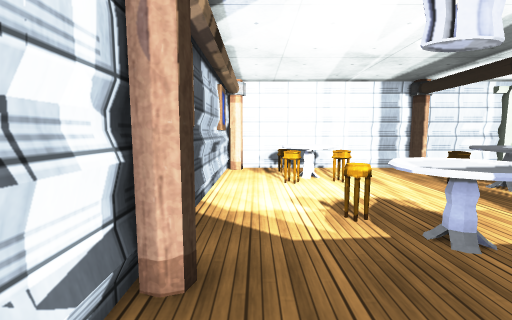
view 1 (above)

17 first-person views from a walk through a scene from a Unity 3-D project. The camera is 1.25 m above the floor, tilts 6° down and sees 90° across. The floor is counted in squares, 0.63 m on a side. Each view is taken from the middle of a square. On the plan, view 1 faces up. The plan holds only what a view shows up to about 15 squares ahead; the rest is blank. The place goes on beyond the plan. The player is left out. Some animated figures are left out. Some surface patterns are stand-ins.

view 2
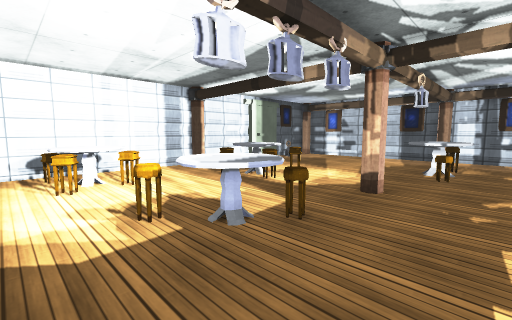

view 3
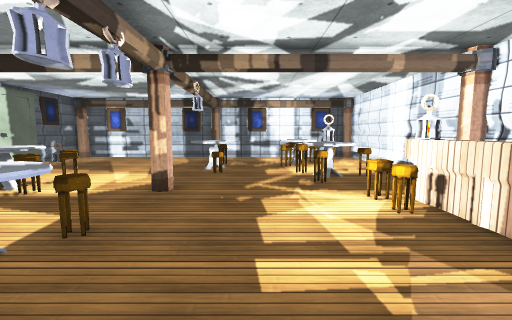

view 4
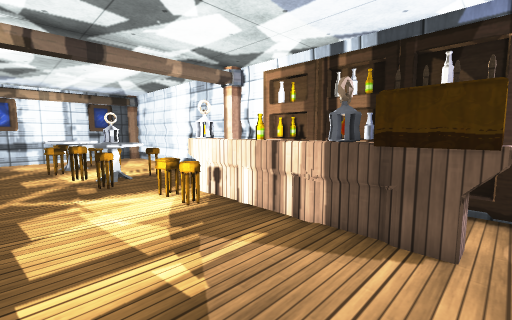

view 5
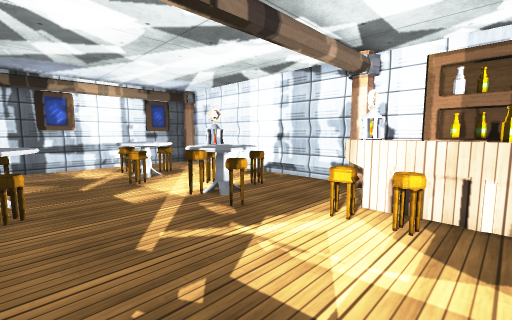

view 6
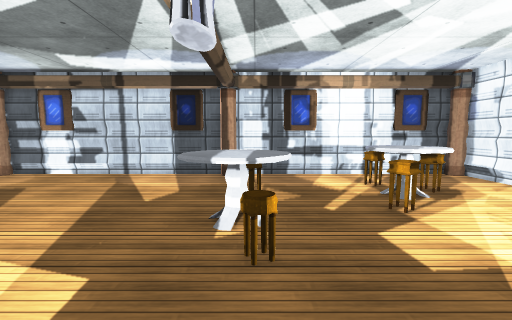

view 7
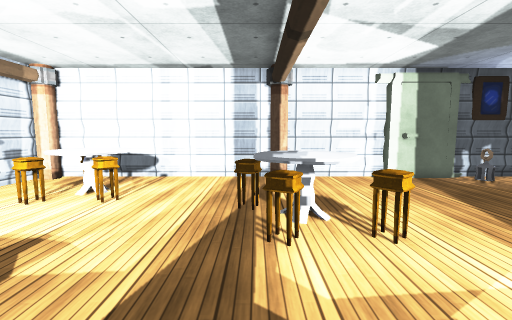

view 8
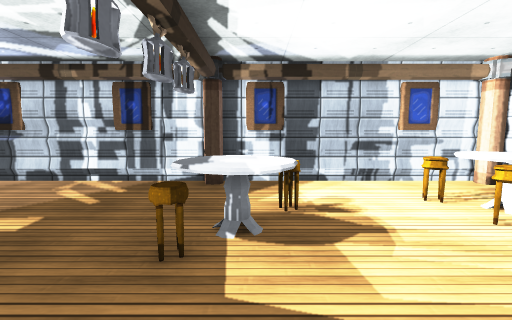

view 9
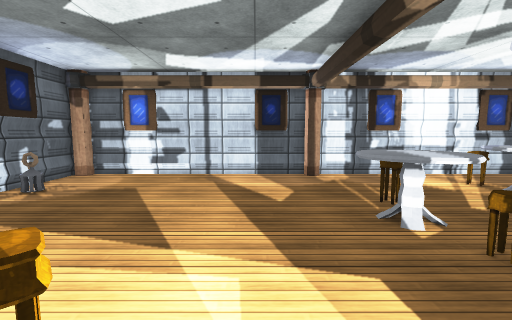

view 10
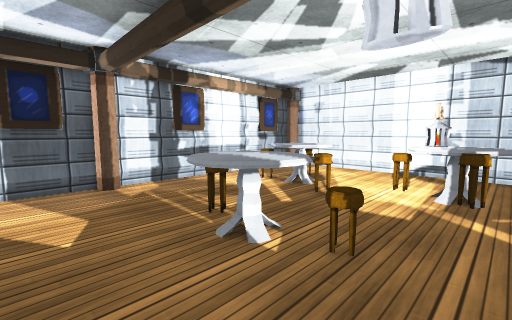

view 11
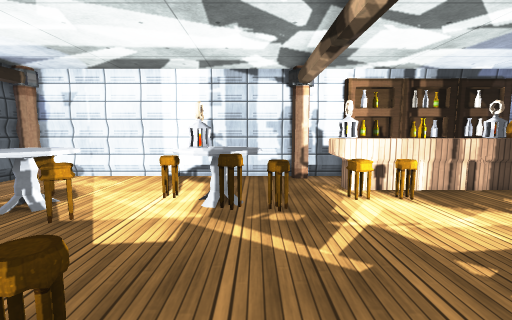

view 12
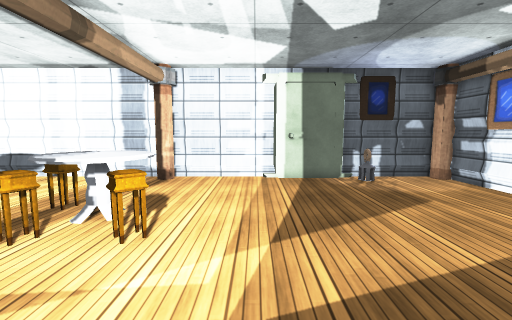

view 13
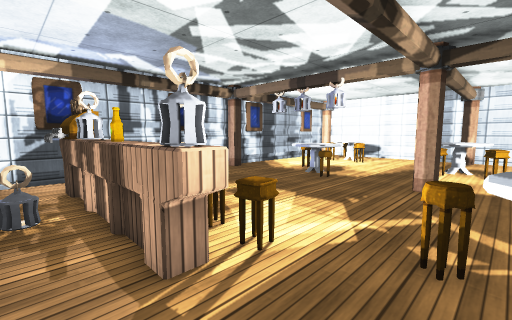

view 14
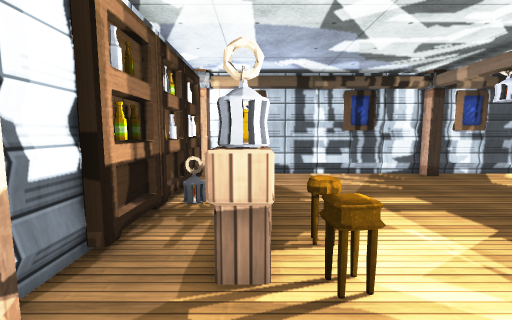

view 15
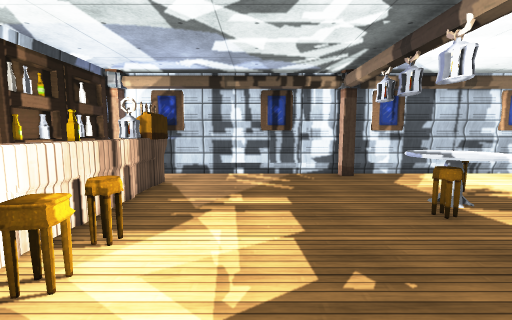

view 16
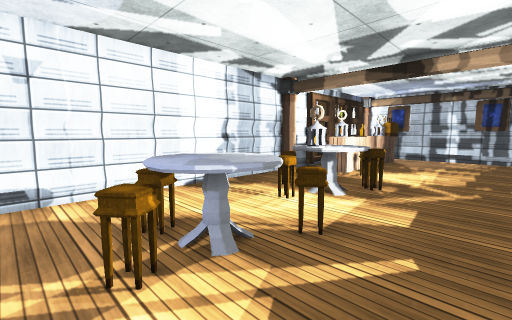

view 17
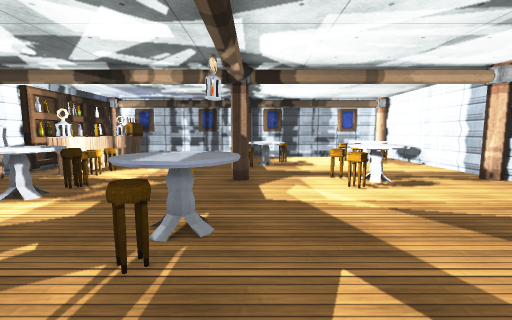

### Floor plan
Points are (right, up) in squares from view 1. A wall is a line through its corners. A room is listed if a view was taken in it or the views show most of it. See-through windows are left out.
Room 1 (views 1, 2, 3, 4, 5, 6, 7, 8, 9, 10, 11, 12, 13, 14, 15, 16, 17)
walls: (9.2, 3.7) (9.3, 3.3) (9.2, 2.9); (-0.7, 3.6) (-0.9, 2.9); (9.2, -7.8) (21, -7.8); (20.9, 3) (20.8, 3.3); (-0.9, 3.6) (-0.8, 3.3); (21.2, 4.5) (21.2, 6); (21.4, 3.6) (21.4, 14); (-1.5, 3.5) (-1.5, -7.3); (8.9, 14.7) (-0.9, 14.7) (-0.7, 14.2) (-0.9, 13.8) (-1.5, 14); (21.2, -0.9) (21.2, 0.6); (4.9, -7.8) (8.9, -7.8); (15.2, 14.1) (14.6, 14.1); (13.9, 14.7) (9.2, 14.7) (9.5, 14) (9, 13.9) (8.6, 14); (2.5, -7.4) (7, -7.4); (16.9, 14.3) (13.9, 14.3); (21.2, 10.8) (21.2, 12.3); (0.2, -7.3) (0.2, -7.6); (21.2, -6.1) (21.2, -4.6); (19.1, 14.3) (17.6, 14.3); (-0.2, -7.4) (0.6, -7.4); (0.2, -7.8) (1.7, -7.8); (20.9, 13.9) (20.8, 14.2) (20.9, 14.6); (21.4, -7.4) (21.4, 2.9) (20.8, 3.1) (21, 3.7); (21.2, 14.7) (16.9, 14.7); (-1.5, 14.7) (-1.5, 3.6)
low walls: (5, -7.6) (6.5, -7.6); (0.2, -7.6) (1.1, -7.6)
objects: other object (0, -6) to (2, -5); other object (1, -7); other object (1, 10) to (2, 11); other object (1, 12) to (4, 12); other object (1, 13) to (2, 13); other object (2, -7); other object (2, 6) to (3, 6); other object (3, -6) to (8, -5); other object (3, 3) to (5, 6); other object (3, 10) to (4, 11); other object (4, -8); other object (4, -7); other object (5, 3) to (5, 4); other object (6, -4) to (7, -4); other object (7, 10) to (8, 10); other object (8, -4) to (8, -3); other object (8, 7) to (9, 8); other object (8, 9) to (10, 10); other object (10, -3) to (11, -2); other object (10, 7) to (11, 8); other object (11, -4); other object (11, -2) to (12, -2); other object (12, -5); other object (12, -4) to (13, -3); other object (13, -4) to (14, -4); other object (13, -2); other object (13, 2); other object (14, 1) to (16, 4); other object (15, -2) to (16, -2); other object (16, -4) to (18, -2); other object (16, 2) to (17, 2); other object (18, -4); other object (19, -3) to (19, -2)

Where each view was taken, in squares from view 1:
view 1: 0 up, 0 right, facing up
view 2: 0 up, 0 right, facing up-right
view 3: 0 up, 0 right, facing right
view 4: 0 up, 0 right, facing down-right
view 5: 2 up, 5 right, facing down-right
view 6: 2 up, 9 right, facing right
view 7: 3 up, 8 right, facing up
view 8: 5 up, 9 right, facing left
view 9: 6 up, 9 right, facing right
view 10: 6 up, 11 right, facing down-right
view 11: 4 up, 11 right, facing down
view 12: 3 up, 13 right, facing up
view 13: 7 down, 11 right, facing up-left
view 14: 5 down, 11 right, facing left
view 15: 1 down, 11 right, facing left
view 16: 1 up, 20 right, facing down-left
view 17: 4 up, 20 right, facing left
